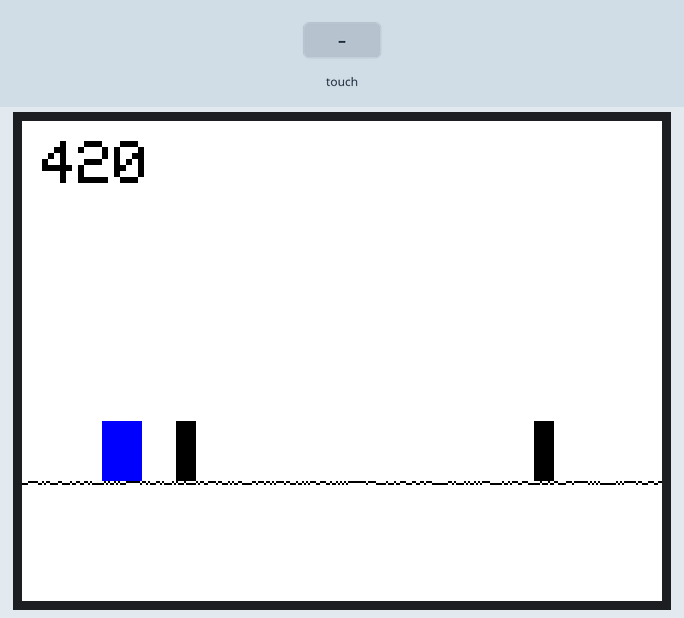
Simulated run of this sketch. Board: Arduino Uno, built with avr-gcc and run on an emulated ATmega328P. Parts: 320×240 colour display. The test bench sets the inputs (shaded band). Random numbers use the default seed unless the sketch sets one.

Above: at 1.4 s.
1.5 s: touch panel pressed at 13 % / 10 % of its raw x / y range
At 1.92 s:
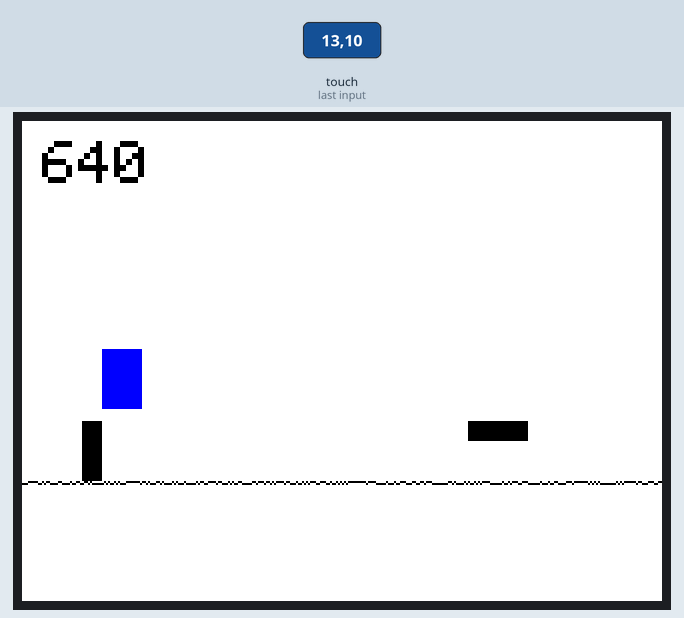
3.2 s: touch panel pressed at 38 % / 10 % of its raw x / y range
At 3.43 s:
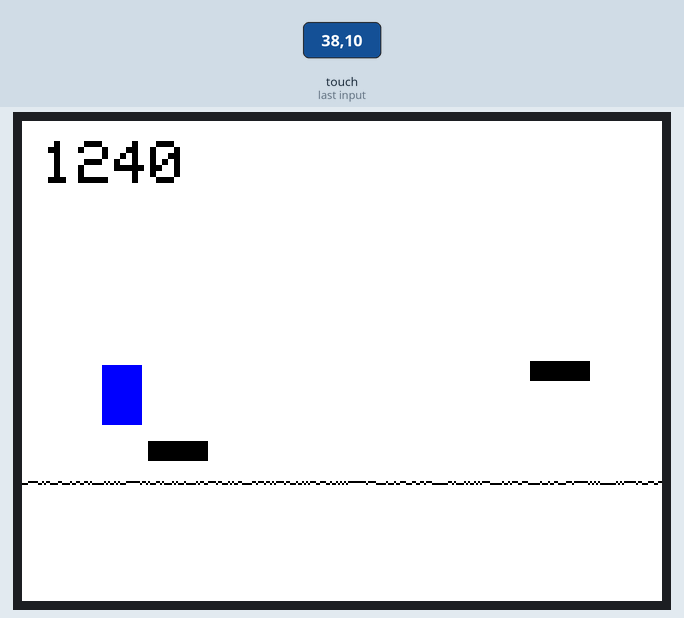
Timing chart, 0 to 6.2 s (numbered marks = the images above; inputs shaded):
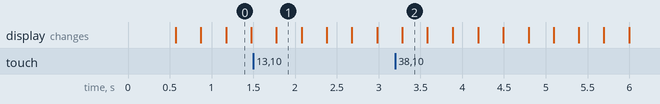

The sketch:

tft_lama_gif.ino
```cpp
//#include <Adafruit_GFX.h>
//#include <gfxfont.h>

//#include <Adafruit_TFTLCD.h>

#include <pin_magic.h>
#include <registers.h>
#include <TouchScreen.h>
#include <Adafruit_GFX.h>    // Core graphics library
#include <Adafruit_TFTLCD.h> // Hardware-specific library

#define LCD_CS A3 //
#define LCD_CD A2 //
#define LCD_WR A1 //
#define LCD_RD A0 //
#define LCD_RESET A4 //

#define YP A3  // must be an analog pin, use "An" notation!
#define XM A2  // must be an analog pin, use "An" notation!
#define YM 9   // can be a digital pin
#define XP 8   // can be a digital pin

#define MINPRESSURE 2
#define MAXPRESSURE 1000

#define BLACK   0x0000
#define BLUE    0x001F
#define RED     0xF800
#define GREEN   0x07E0
#define CYAN    0x07FF
#define MAGENTA 0xF81F
#define YELLOW  0xFFE0
#define WHITE   0xFFFF

#define GROUND 180

TouchScreen ts = TouchScreen(XP, YP, XM, YM, 300);
Adafruit_TFTLCD tft(LCD_CS, LCD_CD, LCD_WR, LCD_RD, LCD_RESET);


bool jump = false;
bool go_down = false;
int len = 0;
int gameSpeed = 1;

struct CollisionObject{
  int x = -100;
  int y = 0;
  int size_x = 0;
  int size_y = 0;
  uint16_t color;
};

CollisionObject player;

CollisionObject obstSmall;
CollisionObject obstBig;
CollisionObject obstFlying;

CollisionObject obstSmall1;
CollisionObject obstBig1;
CollisionObject obstFlying1;

void setup(void) {
  Serial.begin(9600);
  tft.reset();

  uint16_t identifier = tft.readID();
  tft.begin(identifier);

  tft.setRotation(3);

  tft.fillScreen(WHITE); //

  for(int i = 0; i < 320; i++){
    tft.drawPixel(i, random(GROUND, GROUND+2), BLACK);
  }

  player.x = 40;
  player.size_x = 20;
  player.size_y = 30;
  player.y = GROUND - player.size_y;
  player.color = BLUE;

  obstSmall.size_x = 15;
  obstSmall.size_y = 20;
  obstSmall.color = BLACK;
  obstSmall.y = GROUND - obstSmall.size_y;

  obstBig.size_x = 10;
  obstBig.size_y = 30;
  obstBig.color = BLACK;
  obstBig.y = GROUND - obstBig.size_y;

  obstFlying.size_x = 30;
  obstFlying.size_y = 10;
  obstFlying.color = BLACK;

  obstSmall1 = obstSmall;
  obstBig1 = obstBig;
  obstFlying1 = obstFlying;
}

/**
 * Detection of collisions between two rectangular objects
 */
bool detectCollision(CollisionObject obj1, CollisionObject obj2){
  if(
    (((obj1.y >= obj2.y) && (obj1.y <= obj2.y + obj2.size_y)) ||
    ((obj1.y + obj1.size_y >= obj2.y) && (obj1.y + obj1.size_y <= obj2.y + obj2.size_y))) &&
    (((obj1.x <= obj2.x) && (obj1.x >= obj2.x - obj2.size_x)) ||
    ((obj1.x - obj1.size_x <= obj2.x) && (obj1.x - obj1.size_x >= obj2.x - obj2.size_x))))
    {
      return true;
    }
  else return false;
}

void redraw(CollisionObject obj, int gSpeed){
  tft.fillRect(obj.x, obj.y, obj.size_x, obj.size_y, obj.color);
  tft.fillRect(obj.x + obj.size_x, obj.y, gSpeed, obj.size_y, WHITE);
}

unsigned long cnt = 0;
unsigned long prgcnt = 0;
int r = 0;
unsigned long dist = 170;
int jump_dist = 0;
/**
 * Main
 */
void loop(void) {
  if(cnt > 160 && cnt%dist < 10)
  {
    dist += random(160, 240);
    if(r == 0){
      if(obstBig.x <= -obstBig.size_x){
        r = random(0, 3);
        obstBig.x = 320 + obstBig.size_x;
      }
      else if(obstBig1.x <= -obstBig.size_x){
        r = random(0, 3);
        obstBig1.x = 320 + obstBig1.size_x;
      }
    }
    else if(r == 1){
      if(obstSmall.x <= -obstSmall.size_x){
        r = random(0, 3);
        obstSmall.x = 320 + obstSmall.size_x;
      }
      else if(obstSmall1.x <= -obstSmall1.size_x){
        r = random(0, 3);
        obstSmall1.x = 320 + obstSmall1.size_x;
      }
    }
    else if(r == 2){
      if(obstFlying.x <= -obstFlying.size_x){
        r = random(0, 3);
        if(r == 1) obstFlying.y = GROUND - obstFlying.size_y - 20;
        else if(r == 0) obstFlying.y = GROUND - obstFlying.size_y - 50;
        else if(r == 2) obstFlying.y = GROUND - obstFlying.size_y - 10;
        obstFlying.x = 320 + obstFlying.size_x;
      }
      else if(obstFlying1.x <= -obstFlying1.size_x){
        r = random(0, 3);
        if(r == 1) obstFlying1.y = GROUND - obstFlying.size_y - 32;
        else if(r == 0) obstFlying1.y = GROUND - obstFlying.size_y - 50;
        else if(r == 2) obstFlying1.y = GROUND - obstFlying.size_y - 10;
        obstFlying1.x = 320 + obstFlying1.size_x;
      }
    }
  }


  obstBig.x -= gameSpeed;
  redraw(obstBig, gameSpeed);

  obstSmall.x -= gameSpeed;
  redraw(obstSmall, gameSpeed);

  obstFlying.x -= gameSpeed;
  redraw(obstFlying, gameSpeed);

  obstBig1.x -= gameSpeed;
  redraw(obstBig1, gameSpeed);

  obstSmall1.x -= gameSpeed;
  redraw(obstSmall1, gameSpeed);

  obstFlying1.x -= gameSpeed;
  redraw(obstFlying1, gameSpeed);

  digitalWrite(13, HIGH);
  TSPoint p = ts.getPoint();
  digitalWrite(13, LOW);
  pinMode(XM, OUTPUT);
  pinMode(YP, OUTPUT);
  if(prgcnt%5000 != 0){
    if (p.z > MINPRESSURE && p.z < MAXPRESSURE) {
      if(!jump) jump = true;
      jump_dist = 0;
    }
  }
  if(jump){
    if(len >= 60) {
      go_down = true;
    }
    if(len <= 60 && !go_down){
      len+= gameSpeed;
      player.y = GROUND - len - player.size_y;
      tft.fillRect(player.x, player.y + player.size_y, player.size_x, gameSpeed, WHITE);
      jump_dist = cnt;
    }
    else if(cnt - jump_dist > 15){
      player.y = GROUND - len - player.size_y;
      tft.fillRect(player.x, player.y - gameSpeed, player.size_x, gameSpeed, WHITE);
      len-= gameSpeed;
      if(len == 0){
        jump = false;
        go_down = false;
        player.y = GROUND - len - player.size_y;
        tft.fillRect(player.x, player.y - gameSpeed, player.size_x, gameSpeed, WHITE);
      }
    }
  }

  tft.fillRect(player.x, player.y, player.size_x, player.size_y, player.color);

  if(detectCollision(obstSmall, player) || detectCollision(obstBig, player) || detectCollision(obstFlying, player) ||
    detectCollision(obstSmall1, player) || detectCollision(obstBig1, player) || detectCollision(obstFlying1, player)){
    player.color = RED;
  }
  else player.color = BLUE;

  if(prgcnt%10 == 0){
    tft.fillRect(10, 10, 100, 24, WHITE);
    tft.setCursor(10, 10);
    tft.setTextColor(BLACK);
    tft.setTextSize(3);
    tft.print(cnt);
  }

  cnt += gameSpeed;
  prgcnt++;
  if(prgcnt%5000 == 0 && gameSpeed < 4){
    gameSpeed++;
  }
}
```
